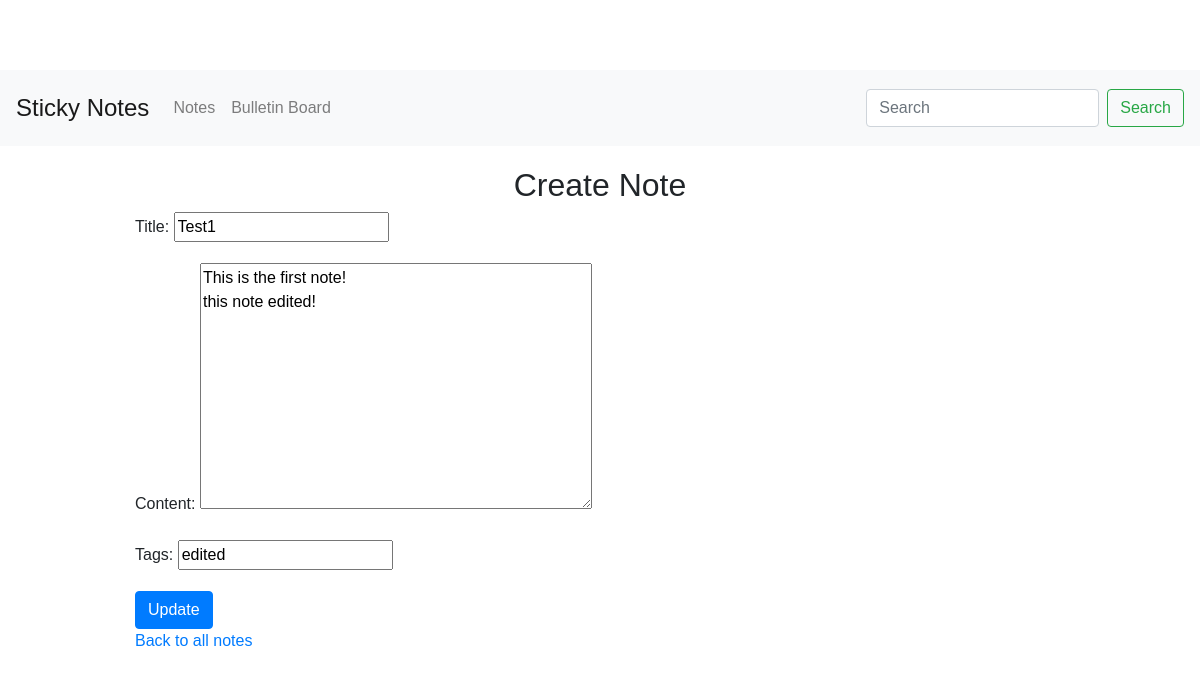
Page /2/edit/ on the committed database.
### notes/models.py (models this page shows, shortened)
class Note(models.Model):
    title = models.CharField(max_length=100)
    content = models.TextField()
    tags = models.CharField(max_length=100, blank=True)  # Adding tags field

### notes/views.py (the view)
# urls.py: path('<int:pk>/edit/', views.note_update, name='note_update'),
def note_update(request, pk):
    note = get_object_or_404(Note, pk=pk)
    if request.method == "POST":
        form = NoteForm(request.POST, instance=note)
        if form.is_valid():
            form.save()
            messages.success(request, 'Note updated successfully!')
            return redirect('note_list')
    else:
        form = NoteForm(instance=note)
    return render(request, 'notes/note_form.html', {'form': form})

### notes/forms.py
class NoteForm(forms.ModelForm):
    class Meta:
        model = Note
        fields = ['title', 'content', 'tags']  # Include tags

### notes/templates/notes/note_form.html (shortened to what this page needs)
{% extends 'base.html' %}
{% block content %}
    <h2>{% if note %}Edit Note{% else %}Create Note{% endif %}</h2>
    <form method="post">
        {{ form.as_p }}
        <button type="submit" class="btn btn-primary">{% if form.instance.pk %}Update{% else %}Create{% endif %}</button>
    </form>
    <a href="{% url 'note_list' %}">Back to all notes</a>
{% endblock %}

### notes/static/css/styles.css (style rules this page uses)
body { font-family: Arial, sans-serif; }
h1, h2 { text-align: center; }
body { padding-top: 70px; }

### rows in the picture
Note: title "Test1", content "This is the first note! this note edited!", tags "edited"
